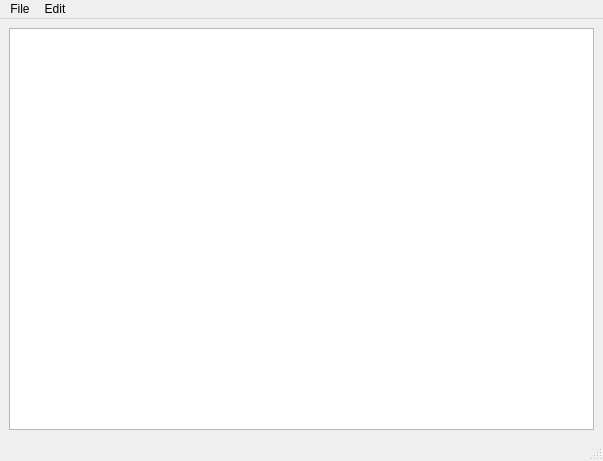
<?xml version="1.0" encoding="UTF-8"?>
<ui version="4.0">
 <class>MainWindow</class>
 <widget class="QMainWindow" name="MainWindow">
  <property name="geometry">
   <rect>
    <x>0</x>
    <y>0</y>
    <width>603</width>
    <height>461</height>
   </rect>
  </property>
  <property name="windowTitle">
   <string>MainWindow</string>
  </property>
  <widget class="QWidget" name="centralwidget">
   <layout class="QHBoxLayout" name="horizontalLayout">
    <item>
     <widget class="QTextEdit" name="textEdit"/>
    </item>
   </layout>
  </widget>
  <widget class="QMenuBar" name="menubar">
   <property name="geometry">
    <rect>
     <x>0</x>
     <y>0</y>
     <width>603</width>
     <height>23</height>
    </rect>
   </property>
   <widget class="QMenu" name="menuFile">
    <property name="title">
     <string>File</string>
    </property>
    <addaction name="actionNew"/>
    <addaction name="actionOpen"/>
    <addaction name="actionSave"/>
    <addaction name="actionSave_As"/>
    <addaction name="separator"/>
    <addaction name="actionExit"/>
   </widget>
   <widget class="QMenu" name="menuEdit">
    <property name="title">
     <string>Edit</string>
    </property>
    <addaction name="actionCut"/>
    <addaction name="actionCopy"/>
    <addaction name="actionPaste"/>
    <addaction name="separator"/>
    <addaction name="actionRedo"/>
    <addaction name="actionUndo"/>
   </widget>
   <addaction name="menuFile"/>
   <addaction name="menuEdit"/>
  </widget>
  <widget class="QStatusBar" name="statusbar"/>
  <action name="actionNew">
   <property name="text">
    <string>New</string>
   </property>
  </action>
  <action name="actionOpen">
   <property name="text">
    <string>Open</string>
   </property>
  </action>
  <action name="actionSave">
   <property name="text">
    <string>Save</string>
   </property>
  </action>
  <action name="actionSave_As">
   <property name="text">
    <string>Save As</string>
   </property>
  </action>
  <action name="actionExit">
   <property name="text">
    <string>Exit</string>
   </property>
  </action>
  <action name="actionCut">
   <property name="text">
    <string>Cut</string>
   </property>
  </action>
  <action name="actionCopy">
   <property name="text">
    <string>Copy</string>
   </property>
  </action>
  <action name="actionPaste">
   <property name="text">
    <string>Paste</string>
   </property>
  </action>
  <action name="actionRedo">
   <property name="text">
    <string>Redo</string>
   </property>
  </action>
  <action name="actionUndo">
   <property name="text">
    <string>Undo</string>
   </property>
  </action>
 </widget>
 <resources/>
 <connections/>
</ui>
